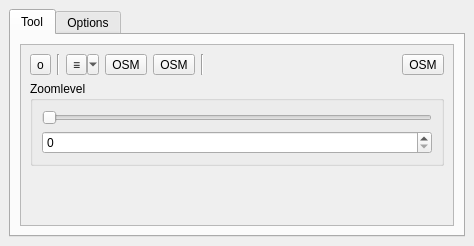
<?xml version="1.0" encoding="UTF-8"?>
<ui version="4.0">
 <class>TileMapScaleLevelsDockWidget</class>
 <widget class="QDockWidget" name="TileMapScaleLevelsDockWidget">
  <property name="geometry">
   <rect>
    <x>0</x>
    <y>0</y>
    <width>474</width>
    <height>246</height>
   </rect>
  </property>
  <property name="minimumSize">
   <size>
    <width>159</width>
    <height>161</height>
   </size>
  </property>
  <property name="windowTitle">
   <string>Tile Map Scale Levels</string>
  </property>
  <widget class="QWidget" name="dockWidgetContents">
   <layout class="QVBoxLayout" name="verticalLayout_6">
    <item>
     <widget class="QTabWidget" name="tabWidget">
      <property name="tabPosition">
       <enum>QTabWidget::North</enum>
      </property>
      <property name="tabShape">
       <enum>QTabWidget::Rounded</enum>
      </property>
      <property name="currentIndex">
       <number>0</number>
      </property>
      <property name="elideMode">
       <enum>Qt::ElideNone</enum>
      </property>
      <widget class="QWidget" name="tab">
       <attribute name="title">
        <string>Tool</string>
       </attribute>
       <layout class="QVBoxLayout" name="verticalLayout_2">
        <item>
         <widget class="QScrollArea" name="scrollArea_2">
          <property name="frameShape">
           <enum>QFrame::StyledPanel</enum>
          </property>
          <property name="frameShadow">
           <enum>QFrame::Plain</enum>
          </property>
          <property name="widgetResizable">
           <bool>true</bool>
          </property>
          <widget class="QWidget" name="scrollAreaWidgetContents_2">
           <property name="geometry">
            <rect>
             <x>0</x>
             <y>0</y>
             <width>432</width>
             <height>161</height>
            </rect>
           </property>
           <layout class="QVBoxLayout" name="verticalLayout_7">
            <item>
             <layout class="QHBoxLayout" name="horizontalLayout_2">
              <item>
               <widget class="QToolButton" name="toolButtonIsActive">
                <property name="toolTip">
                 <string>Enable/Disable Scale Levels</string>
                </property>
                <property name="statusTip">
                 <string>Enable/Disable Scale Levels</string>
                </property>
                <property name="text">
                 <string>o</string>
                </property>
                <property name="icon">
                 <iconset resource="resources.qrc">
                  <normaloff>:/icons/icons/toolButtonIsActive.svg</normaloff>:/icons/icons/toolButtonIsActive.svg</iconset>
                </property>
                <property name="iconSize">
                 <size>
                  <width>22</width>
                  <height>22</height>
                 </size>
                </property>
                <property name="checkable">
                 <bool>true</bool>
                </property>
               </widget>
              </item>
              <item>
               <widget class="Line" name="line_2">
                <property name="orientation">
                 <enum>Qt::Vertical</enum>
                </property>
               </widget>
              </item>
              <item>
               <widget class="QToolButton" name="toolButtonLayers">
                <property name="toolTip">
                 <string>Add Layers</string>
                </property>
                <property name="statusTip">
                 <string>Add Layers</string>
                </property>
                <property name="text">
                 <string>≡</string>
                </property>
                <property name="icon">
                 <iconset resource="resources.qrc">
                  <normaloff>:/icons/icons/legend.svg</normaloff>:/icons/icons/legend.svg</iconset>
                </property>
                <property name="iconSize">
                 <size>
                  <width>24</width>
                  <height>24</height>
                 </size>
                </property>
                <property name="checkable">
                 <bool>false</bool>
                </property>
                <property name="popupMode">
                 <enum>QToolButton::MenuButtonPopup</enum>
                </property>
               </widget>
              </item>
              <item>
               <widget class="QToolButton" name="buttonLoadUserDataset">
                <property name="toolTip">
                 <string>Add new dataset</string>
                </property>
                <property name="statusTip">
                 <string>Add new dataset</string>
                </property>
                <property name="text">
                 <string>OSM</string>
                </property>
                <property name="icon">
                 <iconset resource="resources.qrc">
                  <normaloff>:/icons/icons/edit-add.svg</normaloff>:/icons/icons/edit-add.svg</iconset>
                </property>
                <property name="iconSize">
                 <size>
                  <width>22</width>
                  <height>22</height>
                 </size>
                </property>
               </widget>
              </item>
              <item>
               <widget class="QToolButton" name="buttonLoadRefreshUserDatasets">
                <property name="toolTip">
                 <string>refresh list of datasets</string>
                </property>
                <property name="statusTip">
                 <string>refresh list of datasets</string>
                </property>
                <property name="text">
                 <string>OSM</string>
                </property>
                <property name="icon">
                 <iconset resource="resources.qrc">
                  <normaloff>:/icons/icons/refresh.svg</normaloff>:/icons/icons/refresh.svg</iconset>
                </property>
                <property name="iconSize">
                 <size>
                  <width>22</width>
                  <height>22</height>
                 </size>
                </property>
               </widget>
              </item>
              <item>
               <widget class="Line" name="line_3">
                <property name="orientation">
                 <enum>Qt::Vertical</enum>
                </property>
               </widget>
              </item>
              <item>
               <spacer name="horizontalSpacer">
                <property name="orientation">
                 <enum>Qt::Horizontal</enum>
                </property>
                <property name="sizeHint" stdset="0">
                 <size>
                  <width>40</width>
                  <height>20</height>
                 </size>
                </property>
               </spacer>
              </item>
              <item>
               <widget class="QToolButton" name="buttonInfo">
                <property name="toolTip">
                 <string>Show information</string>
                </property>
                <property name="statusTip">
                 <string>Show information</string>
                </property>
                <property name="text">
                 <string>OSM</string>
                </property>
                <property name="icon">
                 <iconset resource="resources.qrc">
                  <normaloff>:/icons/icons/help-hint.svg</normaloff>:/icons/icons/help-hint.svg</iconset>
                </property>
                <property name="iconSize">
                 <size>
                  <width>22</width>
                  <height>22</height>
                 </size>
                </property>
               </widget>
              </item>
             </layout>
            </item>
            <item>
             <widget class="QGroupBox" name="groupBoxZoomlevels">
              <property name="title">
               <string>Zoomlevel</string>
              </property>
              <layout class="QVBoxLayout" name="verticalLayout_4">
               <item>
                <layout class="QVBoxLayout" name="verticalLayout">
                 <item>
                  <widget class="QSlider" name="sliderZoomlevels">
                   <property name="toolTip">
                    <string/>
                   </property>
                   <property name="statusTip">
                    <string/>
                   </property>
                   <property name="maximum">
                    <number>25</number>
                   </property>
                   <property name="sliderPosition">
                    <number>0</number>
                   </property>
                   <property name="tracking">
                    <bool>false</bool>
                   </property>
                   <property name="orientation">
                    <enum>Qt::Horizontal</enum>
                   </property>
                   <property name="tickPosition">
                    <enum>QSlider::NoTicks</enum>
                   </property>
                   <property name="tickInterval">
                    <number>1</number>
                   </property>
                  </widget>
                 </item>
                 <item>
                  <widget class="QSpinBox" name="spinBoxZoomlevels">
                   <property name="keyboardTracking">
                    <bool>false</bool>
                   </property>
                   <property name="maximum">
                    <number>25</number>
                   </property>
                  </widget>
                 </item>
                </layout>
               </item>
              </layout>
             </widget>
            </item>
            <item>
             <spacer name="verticalSpacer">
              <property name="orientation">
               <enum>Qt::Vertical</enum>
              </property>
              <property name="sizeHint" stdset="0">
               <size>
                <width>20</width>
                <height>40</height>
               </size>
              </property>
             </spacer>
            </item>
           </layout>
          </widget>
         </widget>
        </item>
       </layout>
      </widget>
      <widget class="QWidget" name="OptionsTab">
       <attribute name="title">
        <string>Options</string>
       </attribute>
       <layout class="QVBoxLayout" name="verticalLayout_5">
        <item>
         <widget class="QScrollArea" name="scrollArea">
          <property name="frameShadow">
           <enum>QFrame::Plain</enum>
          </property>
          <property name="widgetResizable">
           <bool>true</bool>
          </property>
          <widget class="QWidget" name="scrollAreaWidgetContents">
           <property name="geometry">
            <rect>
             <x>0</x>
             <y>0</y>
             <width>432</width>
             <height>161</height>
            </rect>
           </property>
           <layout class="QVBoxLayout" name="verticalLayout_3">
            <item>
             <widget class="QCheckBox" name="checkBoxHUD">
              <property name="text">
               <string>Show Head-up display</string>
              </property>
              <property name="checked">
               <bool>false</bool>
              </property>
              <property name="tristate">
               <bool>false</bool>
              </property>
             </widget>
            </item>
            <item>
             <widget class="QCheckBox" name="checkBoxUseMercator">
              <property name="text">
               <string>Use World Mercator System</string>
              </property>
              <property name="checked">
               <bool>false</bool>
              </property>
              <property name="tristate">
               <bool>false</bool>
              </property>
             </widget>
            </item>
            <item>
             <layout class="QGridLayout" name="gridLayout">
              <item row="1" column="1">
               <widget class="QSpinBox" name="maxZoomlevelSpinBox">
                <property name="keyboardTracking">
                 <bool>false</bool>
                </property>
                <property name="minimum">
                 <number>0</number>
                </property>
                <property name="maximum">
                 <number>30</number>
                </property>
                <property name="value">
                 <number>18</number>
                </property>
               </widget>
              </item>
              <item row="1" column="0">
               <widget class="QLabel" name="maxZoomlevelLabel">
                <property name="text">
                 <string>max Zoomlevel</string>
                </property>
               </widget>
              </item>
              <item row="0" column="0">
               <widget class="QLabel" name="minZoomlevelLabel">
                <property name="text">
                 <string>min Zoomlevel</string>
                </property>
               </widget>
              </item>
              <item row="2" column="0">
               <widget class="QLabel" name="dpiLabel">
                <property name="text">
                 <string>DPI</string>
                </property>
               </widget>
              </item>
              <item row="0" column="1">
               <widget class="QSpinBox" name="minZoomlevelSpinBox">
                <property name="keyboardTracking">
                 <bool>false</bool>
                </property>
                <property name="minimum">
                 <number>0</number>
                </property>
                <property name="maximum">
                 <number>30</number>
                </property>
               </widget>
              </item>
              <item row="2" column="1">
               <layout class="QHBoxLayout" name="horizontalLayout">
                <item>
                 <widget class="QSpinBox" name="dpiSpinBox">
                  <property name="enabled">
                   <bool>false</bool>
                  </property>
                  <property name="keyboardTracking">
                   <bool>false</bool>
                  </property>
                  <property name="minimum">
                   <number>72</number>
                  </property>
                  <property name="maximum">
                   <number>768</number>
                  </property>
                  <property name="singleStep">
                   <number>2</number>
                  </property>
                  <property name="value">
                   <number>96</number>
                  </property>
                 </widget>
                </item>
                <item>
                 <widget class="QToolButton" name="toggleDpiToolButton">
                  <property name="toolTip">
                   <string>Allow to set dpi directly</string>
                  </property>
                  <property name="text">
                   <string>...</string>
                  </property>
                  <property name="icon">
                   <iconset resource="resources.qrc">
                    <normaloff>:/icons/icons/toggleDpiToolButton.svg</normaloff>:/icons/icons/toggleDpiToolButton.svg</iconset>
                  </property>
                  <property name="checkable">
                   <bool>true</bool>
                  </property>
                 </widget>
                </item>
                <item>
                 <widget class="QToolButton" name="resetDpiToolButton">
                  <property name="toolTip">
                   <string>Reset DPI</string>
                  </property>
                  <property name="text">
                   <string>...</string>
                  </property>
                  <property name="icon">
                   <iconset resource="resources.qrc">
                    <normaloff>:/icons/icons/refresh.svg</normaloff>:/icons/icons/refresh.svg</iconset>
                  </property>
                  <property name="checkable">
                   <bool>false</bool>
                  </property>
                 </widget>
                </item>
               </layout>
              </item>
             </layout>
            </item>
            <item>
             <spacer name="verticalSpacer_2">
              <property name="orientation">
               <enum>Qt::Vertical</enum>
              </property>
              <property name="sizeHint" stdset="0">
               <size>
                <width>20</width>
                <height>40</height>
               </size>
              </property>
             </spacer>
            </item>
           </layout>
          </widget>
         </widget>
        </item>
       </layout>
      </widget>
     </widget>
    </item>
   </layout>
  </widget>
  <action name="actionHUD">
   <property name="checkable">
    <bool>true</bool>
   </property>
   <property name="icon">
    <iconset resource="resources.qrc">
     <normaloff>:/icons/icons/actionHUD.svg</normaloff>:/icons/icons/actionHUD.svg</iconset>
   </property>
   <property name="text">
    <string>Head-up display</string>
   </property>
   <property name="toolTip">
    <string>Head-up display</string>
   </property>
  </action>
  <action name="actionTMS">
   <property name="checkable">
    <bool>true</bool>
   </property>
   <property name="icon">
    <iconset resource="resources.qrc">
     <normaloff>:/icons/icons/actionTMS.svg</normaloff>:/icons/icons/actionTMS.svg</iconset>
   </property>
   <property name="text">
    <string>TMS Widget</string>
   </property>
   <property name="toolTip">
    <string>Plugin widget</string>
   </property>
  </action>
  <action name="actionLayers">
   <property name="icon">
    <iconset resource="resources.qrc">
     <normaloff>:/icons/icons/legend.svg</normaloff>:/icons/icons/legend.svg</iconset>
   </property>
   <property name="text">
    <string>Layers</string>
   </property>
   <property name="toolTip">
    <string>Add Layer</string>
   </property>
  </action>
 </widget>
 <resources>
  <include location="resources.qrc"/>
 </resources>
 <connections>
  <connection>
   <sender>toggleDpiToolButton</sender>
   <signal>toggled(bool)</signal>
   <receiver>dpiSpinBox</receiver>
   <slot>setEnabled(bool)</slot>
   <hints>
    <hint type="sourcelabel">
     <x>373</x>
     <y>212</y>
    </hint>
    <hint type="destinationlabel">
     <x>292</x>
     <y>212</y>
    </hint>
   </hints>
  </connection>
 </connections>
</ui>
